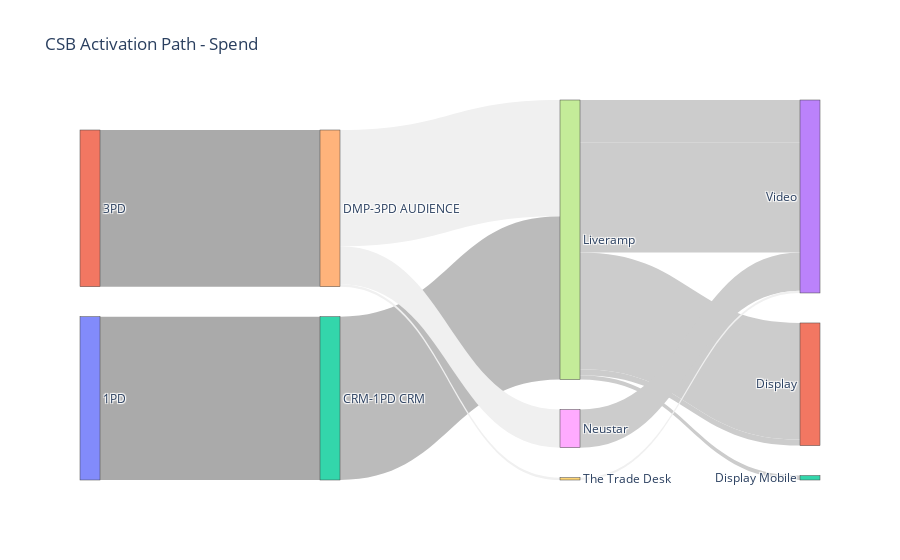
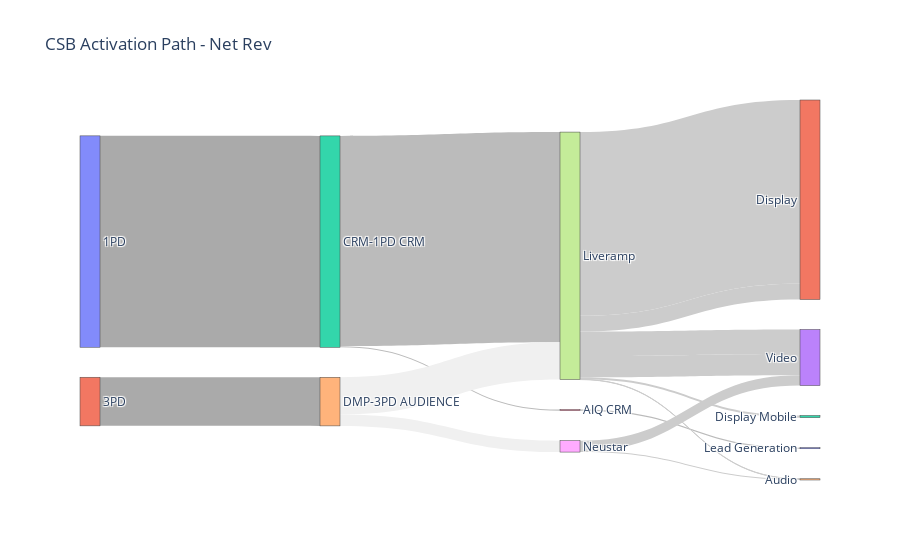

The cell these charts' notebook holds for them, in order:
### Markdown cell above
<h2>Activation Paths (Type | Type Name | Source | Vehicle)</h2>

### Code cell
activation_sankey_plot(csb_df, 'Spend', True, 'CSB Activation Path - Spend')
activation_sankey_plot(csb_df, 'Net Rev', True, 'CSB Activation Path - Net Rev')

activation_sankey_plot(b2b_df, 'Spend', True,'B2B Activation Path - Spend')
activation_sankey_plot(b2b_df, 'Net Rev', True,'B2B Activation Path - Net Rev')

### Figure 1 — Plotly figure (JSON) as saved in the notebook; plotly's stock layout.template omitted (floating-point values rounded to 4 significant figures)
{"data": [{"arrangement": "snap", "link": {"color": ["#AAA", "#AAA", "#AAA", "#AAA", "#BBB", "#BBB", "#F0F0F0", "#F0F0F0", "#F0F0F0", "#F0F0F0", "#F0F0F0", "#BBB", "#CCC", "#CCC", "#CCC", "#CCC", "#CCC", "#CCC", "#CCC", "#CCC", "#CCC", "#CCC", "#F0F0F0", "#CCC"], "source": [0, 1, 1, 1, 2, 2, 3, 4, 4, 4, 5, 6, 7, 7, 7, 7, 7, 7, 7, 7, 8, 8, 9, 7], "target": [2, 3, 4, 5, 6, 7, 7, 7, 8, 9, 7, 10, 11, 12, 10, 13, 13, 14, 11, 13, 14, 13, 13, 11], "value": [87260.0, 0, 83740.0, 0, 0, 87260.0, 0, 62150.0, 20340.0, 1250.0, 0, 0, 62310.0, 2344.0, 0, 22600.0, 0, 0, 3224.0, 58930.0, 0, 20340.0, 1250.0, 0]}, "node": {"label": ["1PD", "3PD", "CRM-1PD CRM", "CATEGORY-3PD CONTEXTUAL", "DMP-3PD AUDIENCE", "IN MARKET-3PD BEHAVIOR", "AIQ CRM", "Liveramp", "Neustar", "The Trade Desk", "Lead Generation", "Display", "Display Mobile", "Video", "Audio"], "pad": 30, "thickness": 20}, "type": "sankey"}], "layout": {"title": {"text": "CSB Activation Path - Spend"}}}

### Figure 2 — Plotly figure (JSON) as saved in the notebook; plotly's stock layout.template omitted (floating-point values rounded to 4 significant figures)
{"data": [{"arrangement": "snap", "link": {"color": ["#AAA", "#AAA", "#AAA", "#AAA", "#BBB", "#BBB", "#F0F0F0", "#F0F0F0", "#F0F0F0", "#F0F0F0", "#F0F0F0", "#BBB", "#CCC", "#CCC", "#CCC", "#CCC", "#CCC", "#CCC", "#CCC", "#CCC", "#CCC", "#CCC", "#F0F0F0", "#CCC"], "source": [0, 1, 1, 1, 2, 2, 3, 4, 4, 4, 5, 6, 7, 7, 7, 7, 7, 7, 7, 7, 8, 8, 9, 7], "target": [2, 3, 4, 5, 6, 7, 7, 7, 8, 9, 7, 10, 11, 12, 10, 13, 13, 14, 11, 13, 14, 13, 13, 11], "value": [285800.0, 0, 65750.0, 0, 1509.0, 284300.0, 0, 50290.0, 15460.0, 0, 0, 1509.0, 248400.0, 2839.0, 0, 33040.0, 0, 294.0, 21340.0, 28650.0, 1379, 14080.0, 0, 0]}, "node": {"label": ["1PD", "3PD", "CRM-1PD CRM", "CATEGORY-3PD CONTEXTUAL", "DMP-3PD AUDIENCE", "IN MARKET-3PD BEHAVIOR", "AIQ CRM", "Liveramp", "Neustar", "The Trade Desk", "Lead Generation", "Display", "Display Mobile", "Video", "Audio"], "pad": 30, "thickness": 20}, "type": "sankey"}], "layout": {"title": {"text": "CSB Activation Path - Net Rev"}}}
